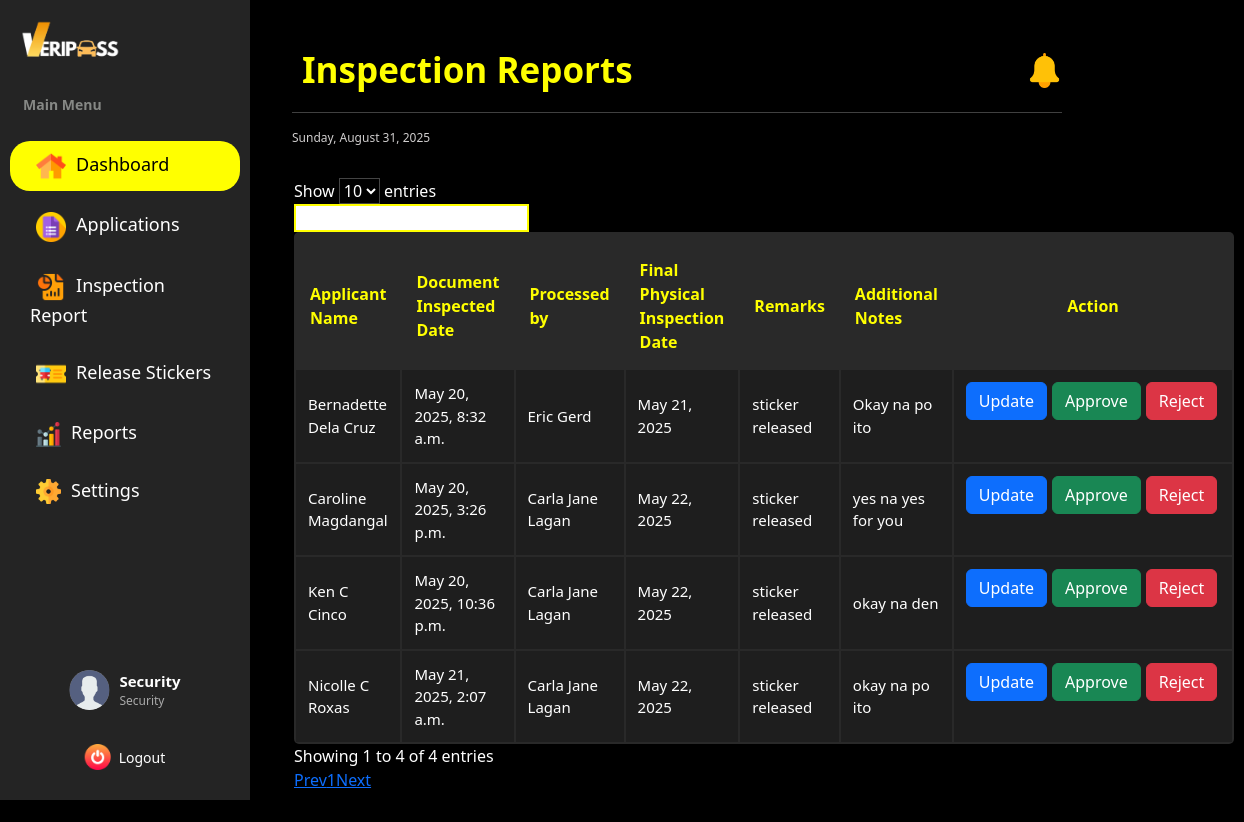
Page /dashboard/security/manage_inspection/ (signed in) on the committed database.
### vehicle_pass/models.py (models this page shows, shortened)
class BaseModel(models.Model):
    created_at = models.DateTimeField(auto_now_add=True, db_index=True)
    updated_at = models.DateTimeField(auto_now=True)
    class Meta:
        abstract = True

class InspectionReport(BaseModel):
    REMARK_CHOICES = [
        ('to be inspected', 'To Be Inspected'),
        ('sticker released', 'Sticker Released'),
        ('application declined', 'Application Declined'),
        ('request refund', 'To Request Refund'),
    ]
    payment_number = models.ForeignKey(PaymentTransaction, on_delete=models.CASCADE)
    security = models.ForeignKey(SecurityProfile, on_delete=models.CASCADE, null=True)
    document_inspection_date = models.DateTimeField(auto_now_add=True)
    physical_final_inspection_date = models.DateField(null=True, blank=True)
    remarks = models.CharField(max_length=30, choices=REMARK_CHOICES, default='to_be_inspected')
    additional_notes = models.TextField(blank=True, null=True)
    is_approved = models.BooleanField(default=False)

class PaymentTransaction(BaseModel):
    STATUS_CHOICES = [
        ('pending', 'Pending'),
        ('paid', 'Paid'),
        ('unpaid', 'Unpaid'),
        ('void', 'Void')
    ]
    registration = models.ForeignKey(Registration, on_delete=models.CASCADE)
    receipt_number = models.CharField(max_length=20, unique=True, null=True)
    cashier = models.ForeignKey(CashierProfile, on_delete=models.CASCADE, null=True)
    admin = models.ForeignKey(AdminProfile, on_delete=models.CASCADE, null=True)
    status = models.CharField(max_length=10, choices=STATUS_CHOICES, default="pending")
    due_date = models.DateTimeField(blank=True, null=True)
    date_processed = models.DateTimeField(auto_now_add=True)
    remarks = models.CharField(max_length=75, null=True)

class Registration(BaseModel):
    STATUS_CHOICES = [
        ('pending', 'Pending'),
        ('cancelled', 'Cancelled'),
        ('for payment', 'For Payment'),
        ('reviewing documents', 'Reviewing Documents'),
        ('for final inspection', 'For Final Inspection'),
        ('approved', 'Approved'),
        ('rejected', 'Rejected')
    ]
    registrationNumber = models.BigAutoField(primary_key=True)
    user = models.ForeignKey(UserProfile, on_delete=models.CASCADE)
    vehicle = models.ForeignKey(Vehicle, on_delete=models.CASCADE)
    files = models.URLField(max_length=250)
    status = models.CharField(max_length=20, choices=STATUS_CHOICES, default='pending')
    remarks = models.TextField(null=True)
    document_reviewed_by = models.ForeignKey(SecurityProfile, on_delete=models.CASCADE, null=True, blank=True)

class UserProfile(BaseModel):
    ROLE_CHOICES = [('user', 'User'),
        ('security', 'Security'),
        ('cashier', 'Cashier'),
        ('admin', 'Admin')
        ]
    SCHOOL_ROLE_CHOICES = [('student', 'Student'),
                   ('faculty', 'Faculty'),
                   ('university personnel', 'University Personnel')
                   ]
    profile_picture = models.ImageField(
        upload_to='profile_pictures/',
        blank=True,
        null=True,
    )
    corporate_email = models.EmailField(max_length=50, unique=True)
    password = models.CharField(max_length=128)
    lastname = models.CharField(max_length=25)
    firstname = models.CharField(max_length=50)
    middle_name = models.CharField(max_length=25, blank=True, null=True)
    suffix = models.CharField(max_length=5, blank=True, null=True)
    dl_number = models.CharField(max_length=15, blank=True, null=True)
    college = models.CharField(max_length=100, blank=True, null=True)
    program = models.CharField(max_length=100, blank=True, null=True)
    department = models.CharField(max_length=100, blank=True, null=True)
    address = models.CharField(max_length=100, blank=True, null=True)
    role = models.CharField(max_length=20, choices=ROLE_CHOICES, default='user', null=True)
    school_role = models.CharField(max_length=20, choices=SCHOOL_ROLE_CHOICES, null=True, blank=True)

class SecurityProfile(BaseModel):
    user = models.ForeignKey(UserProfile, on_delete=models.CASCADE)
    profile_picture = models.ImageField(
        upload_to='profile_pictures/',
        blank=True,
        null=True,
    )
    badgeNumber = models.CharField(max_length=10)
    job_title = models.CharField(max_length=30)

### vehicle_pass/views.py (the view)
# urls.py: path("dashboard/security/manage_inspection/", SecurityViewInspectionReports.as_view(), name="security_manage_inspection"),
class SecurityViewInspectionReports(CustomLoginRequiredMixin, ListView):
    model = InspectionReport
    template_name = 'Security Dashboard/Security_Inspection.html'
    context_object_name = 'inspections'
    paginate_by = 20
    def get_queryset(self):
        return InspectionReport.objects.exclude(remarks='sticker_released')

### vehicle_pass/authentication.py (called while the page is built)
    def dispatch(self, request, *args, **kwargs):
        if not request.session.get("user_id"): #overrides the django dispatch
            return redirect("login")  #redirect to login if no active on session
        return super().dispatch(request, *args, **kwargs)

### vehicle_pass/context_processors.py (called while the page is built)
def admin_user_context(request):
    if hasattr(request, 'session') and 'user_id' in request.session:
        try:
            user_id = request.session.get('user_id')
            admin_user = UserProfile.objects.get(id=user_id, role='admin')
            admin_name = f"{admin_user.firstname} {admin_user.lastname}"
        except Exception as e:
            admin_name = "Admin"
    else:
        admin_name = "Not Logged In"
    return {'admin_name': admin_name}

def cashier_user_context(request):
    if hasattr(request, 'session') and 'user_id' in request.session:
        try:
            user_id = request.session.get('user_id')
            cashier_user = UserProfile.objects.get(id=user_id, role='cashier')
            cashier_name = f"{cashier_user.firstname} {cashier_user.lastname}"
        except Exception as e:
            cashier_name = "Cashier"
    else:
        cashier_name = "Not Logged In"
    return {'cashier_name': cashier_name}

def default_user_context(request):
    if hasattr(request, 'session') and 'user_id' in request.session:
        try:
            user_id = request.session.get('user_id')
            default_user = UserProfile.objects.get(id=user_id, role='user')
            user_name = f"{default_user.firstname} {default_user.lastname}"
        except Exception as e:
            user_name = "User"
    else:
        user_name = "Not Logged In"
    return {'user_name': user_name}

def security_user_context(request):
    if hasattr(request, 'session') and 'user_id' in request.session:
        try:
            user_id = request.session.get('user_id')
            security_user = UserProfile.objects.get(id=user_id, role='security')
            security_name = f"{security_user.firstname} {security_user.lastname}"
        except Exception as e:
            security_name = "Security"
    else:
        security_name = "Not Logged In"
    return {'security_name': security_name}

### templates/Security Dashboard/Security_Inspection.html (shortened to what this page needs)
{% extends "includes/security_sidebar.html" %}
{% load static %}
{% block extra_css %}
    <link rel="stylesheet" href="https://cdn.datatables.net/responsive/2.4.1/css/responsive.dataTables.min.css">
    <link rel="stylesheet" href="{% static 'css/security-dashboard-style.css' %}">
    <link rel="stylesheet" href="https://cdn.jsdelivr.net/npm/bootstrap@5.3.5/dist/css/bootstrap.min.css">
    <link rel="stylesheet" href="{% static 'css/sidebar.css' %}">
{% endblock %}
{% block content %}
<div class="main-content flex-grow-1 ms-uto">
    <div class="container-fluid py-1">
            <div class="d-flex flex-column flex-md-row justify-content-between align-items-start align-items-md-center mb-3">
                <h2 class="title mb-3 mb-md-0">Inspection Reports</h2>
                <div class="d-flex align-items-center gap-3">
                    <a href="Announcements.html" class="text-decoration-none text-light position-relative">
                        <img src="{% static 'images/notification.png' %}" alt="Notifications" width="35" height="35">
                    </a>
                </div>
            </div>
        <hr>
        <small><span id="date"></span></small>
        <br>
        <section class="table-container">
            <table id="myTable" class="inspection-table">
                <thead>
                    <tr>
                        <th>Applicant Name</th>
                        <th>Document Inspected Date</th>
                        <th>Processed by</th>
                        <th>Final Physical Inspection Date</th>
                        <th>Remarks</th>
                        <th>Additional Notes</th>
                        <th>Action</th>
                    </tr>
                </thead>
                <tbody>
                {% for applicant in inspections %}
                    <tr>
                        <td>{{ applicant.payment_number.registration.user.firstname }} {{ applicant.payment_number.registration.user.middle_name|default_if_none:""|slice:":1" }} {{ applicant.payment_number.registration.user.lastname }} {{ applicant.payment_number.registration.user.suffix|default_if_none:"" }}</td>
                        <td>{{ applicant.document_inspection_date }}</td>
                        <td>{{ applicant.payment_number.registration.document_reviewed_by.user.firstname }} {{ applicant.payment_number.registration.document_reviewed_by.user.lastname }} </td>
                        <td>{{ applicant.physical_final_inspection_date }}</td>
                        <td>{{ applicant.remarks }}</td>
                        <td>{{ applicant.additional_notes }}</td>
                        <td>
                            <a href="{% url 'update_final_inspection_date' applicant.pk %}" class="btn btn-primary">Update</a>
                            <button class="btn btn-success inspect-btn" data-bs-toggle="modal" data-bs-target="#approveModal" data-id="{{ applicant.id }}" onclick="console.log('Approve button clicked for ID: {{ applicant.id }}')">Approve</button>
                            <button class="btn btn-danger inspect-btn" data-bs-toggle="modal" data-bs-target="#rejectModal" data-id="{{ applicant.id }}" onclick="console.log('Reject button clicked for ID: {{ applicant.id }}')">Reject</button>
                        </td>
                    </tr>
                {% endfor %}
                </tbody>
            </table>
        </section>
    </div>
</div>
{% endblock %}

### static/css/sidebar.css (style rules this page uses)
@media (min-width: 1200px) { .main-content { margin-left: 250px; width: calc(100% - 250px); padding: 30px; transition: margin-left 0.3s ease, width 0.3s ease; } }

### static/css/security-dashboard-style.css (style rules this page uses)
* { margin: 0; padding: 0; box-sizing: border-box; }
body { font-family: system-ui, -apple-system, BlinkMacSystemFont, 'Segoe UI', Roboto, Oxygen, Ubuntu, Cantarell, 'Open Sans', 'Helvetica Neue', sans-serif !important; display: flex; background-color: black !important; color: white !important; transition: all 0.3s ease; }
.title { margin: 0; font-size: 35px; display: flex; align-items: center; font-weight: bold; color: yellow; justify-content: space-between; padding: 5px 10px; }
#date { font-size: 12px; color: rgb(208, 206, 206) !important; margin: 0; display: flex; align-items: center; margin-bottom: 5px; }
.table-container { background: rgb(0, 0, 0); padding: 2px; border-radius: 5px; }
.inspection-table { width: 100%; border-collapse: separate; border-radius: 5px; background-color: #292929; color: white; padding-top: 10px; }
.inspection-table th { font-weight: bold; padding: 14px; color: yellow; font-size: 16px; }
.inspection-table td { padding: 12px; font-size: 15px; }
.inspection-table tr { color: white; }
.inspection-table tbody tr:nth-child(odd) { background-color: #1e1e1e !important; }
.inspection-table tbody tr:nth-child(even) { background-color: #1e1e1e !important; }
.inspection-table th:first-child { cursor: pointer; }
.inspection-table th:nth-child(7), .inspection-table td:nth-child(7) { text-align: center; }
.inspection-table td:nth-child(7) { display: flex; justify-content: flex-end; gap: 5px; padding-right: 15px; }
@media (min-width: 1200px) { .main-content { margin-left: 250px; width: calc(100% - 250px); padding: 30px; } }

### templates/Security Dashboard/Security_Inspection.html (style rules this page uses)
.main-content { flex-grow: 1; padding: 20px; margin-left: 120px; }

### rows in the picture
InspectionReport: payment_number.registration.user.firstname "Bernadette", payment_number.registration.user.lastname "Dela Cruz", document_inspection_date "May 20, 2025, 8:32 a.m.", payment_number.registration.document_reviewed_by.user.firstname "Eric", payment_number.registration.document_reviewed_by.user.lastname "Gerd", physical_final_inspection_date "May 21, 2025", remarks "sticker released", additional_notes "Okay na po ito"
InspectionReport: payment_number.registration.user.firstname "Caroline", payment_number.registration.user.lastname "Magdangal", document_inspection_date "May 20, 2025, 3:26 p.m.", payment_number.registration.document_reviewed_by.user.firstname "Carla Jane", payment_number.registration.document_reviewed_by.user.lastname "Lagan", physical_final_inspection_date "May 22, 2025", remarks "sticker released", additional_notes "yes na yes for you"
InspectionReport: payment_number.registration.user.firstname "Ken", payment_number.registration.user.middle_name "C", payment_number.registration.user.lastname "Cinco", document_inspection_date "May 20, 2025, 10:36 p.m.", payment_number.registration.document_reviewed_by.user.firstname "Carla Jane", payment_number.registration.document_reviewed_by.user.lastname "Lagan", physical_final_inspection_date "May 22, 2025", remarks "sticker released", additional_notes "okay na den"
InspectionReport: payment_number.registration.user.firstname "Nicolle", payment_number.registration.user.middle_name "C", payment_number.registration.user.lastname "Roxas", document_inspection_date "May 21, 2025, 2:07 a.m.", payment_number.registration.document_reviewed_by.user.firstname "Carla Jane", payment_number.registration.document_reviewed_by.user.lastname "Lagan", physical_final_inspection_date "May 22, 2025", remarks "sticker released", additional_notes "okay na po ito"

### other values in the picture
{{ security_name }} "Security"
